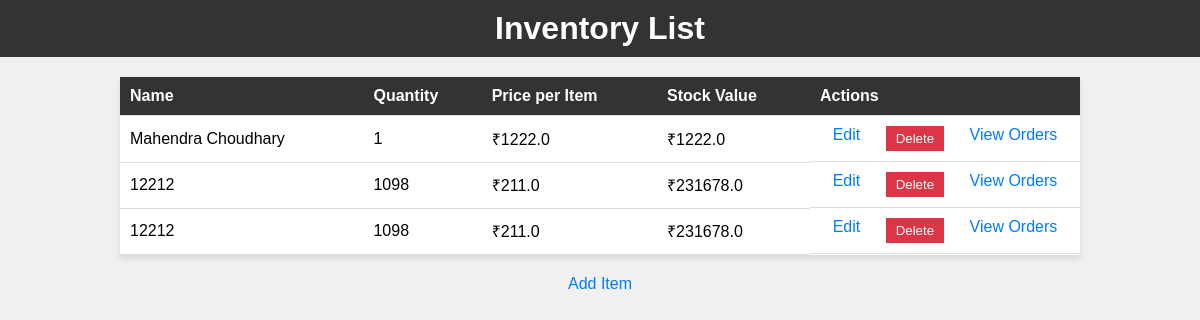
Page /inventory_list on the committed database.
### 2/Test.py (models this page shows)
class InventoryItem(db.Model):
    id = db.Column(db.Integer, primary_key=True)
    name = db.Column(db.String(100), nullable=False)
    quantity = db.Column(db.Integer, nullable=False)
    price = db.Column(db.Float, nullable=False)

### 2/Test.py (the view)
@app.route('/inventory_list')
def index():
    inventory_items = InventoryItem.query.all()
    return render_template('index.html', inventory_items=inventory_items)

### pharmacy backend v2/testing 2/templates/index.html (shortened to what this page needs)
<!DOCTYPE html>
<html lang="en">
<head>
</head>
<body>
    <h1>Inventory List</h1>
    <table>
        <thead>
            <tr>
                <th>Name</th>
                <th>Quantity</th>
                <th>Price per Item</th>
                <th>Stock Value</th>
                <th>Actions</th>
            </tr>
        </thead>
        <tbody>
            {% for item in inventory_items %}
            <tr>
                <td>{{ item.name }}</td>
                <td>{{ item.quantity }}</td>
                <td>₹{{ item.price }}</td>
                <td>₹{{ item.quantity * item.price }}</td>
                <td class="actions">
                    <a href="{{ url_for('edit_item', item_id=item.id) }}">Edit</a>
                    <form method="post" action="{{ url_for('delete_item', item_id=item.id) }}">
                        <button type="submit">Delete</button>
                    </form>
                    <a href="{{ url_for('view_orders', item_id=item.id) }}">View Orders</a>
                </td>
            </tr>
            {% endfor %}
        </tbody>
    </table>
    <a class="add-button" href="{{ url_for('add_item') }}">Add Item</a>
</body>
</html>

### pharmacy backend v2/testing 2/templates/index.html (style rules this page uses)
body { font-family: Arial, sans-serif; margin: 0; padding: 0; background-color: #f0f0f0; }
h1 { text-align: center; background-color: #333; color: white; padding: 10px; margin: 0; }
table { border-collapse: collapse; width: 80%; margin: 20px auto; background-color: white; box-shadow: 0 4px 6px rgba(0, 0, 0, 0.1); }
th, td { padding: 10px; text-align: left; border-bottom: 1px solid #ddd; }
th { background-color: #333; color: white; }
td:last-child { text-align: center; }
.actions { display: flex; justify-content: space-around; }
a { text-decoration: none; color: #007BFF; }
button { background-color: #dc3545; color: white; border: none; padding: 5px 10px; cursor: pointer; }
.add-button { display: block; text-align: center; margin: 20px auto; }

### rows in the picture
InventoryItem: name "Mahendra Choudhary", quantity "1", price "1222.0", item.quantity*item.price "1222.0"
InventoryItem: name "12212", quantity "1098", price "211.0", item.quantity*item.price "231678.0"
InventoryItem: name "12212", quantity "1098", price "211.0", item.quantity*item.price "231678.0"
